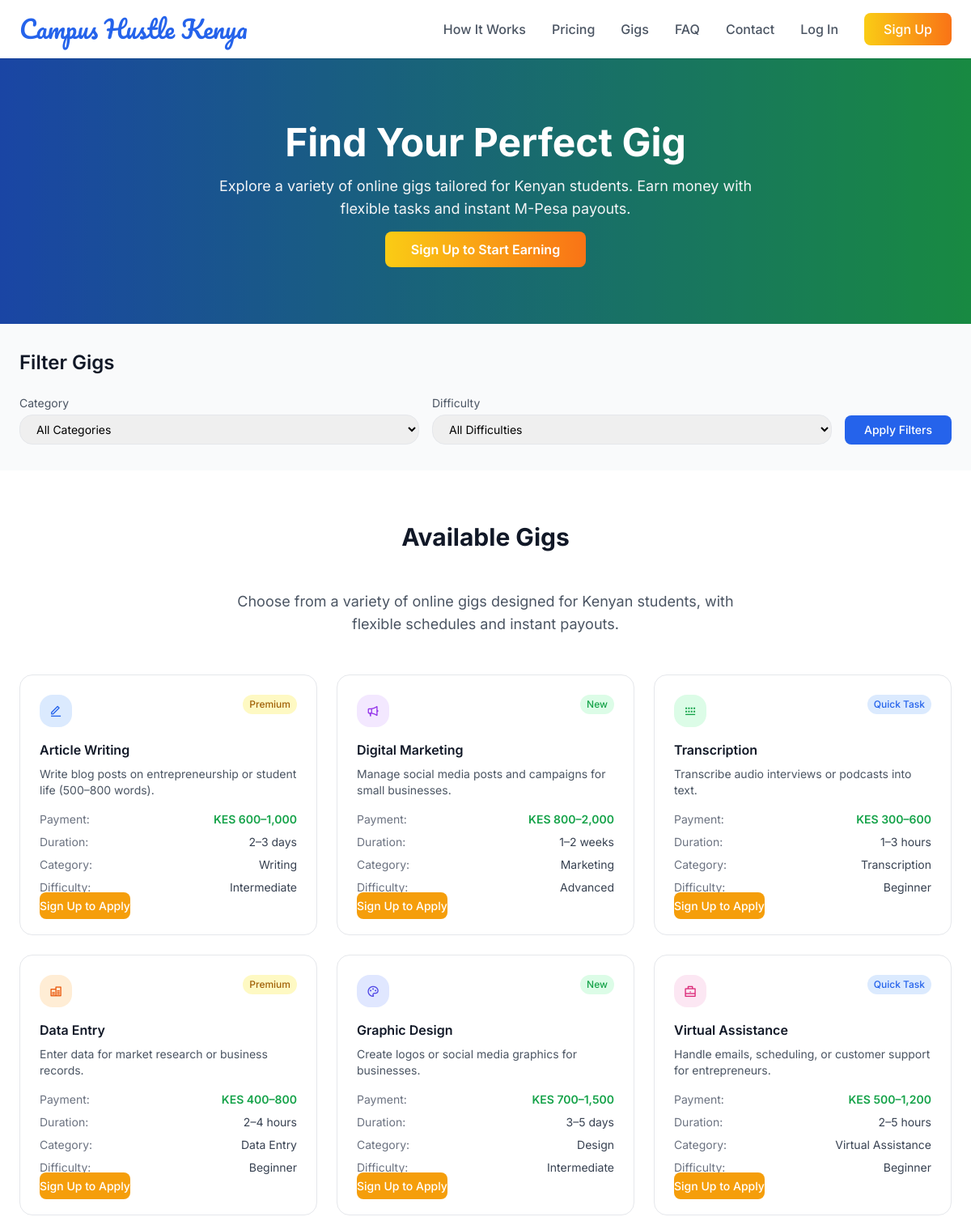
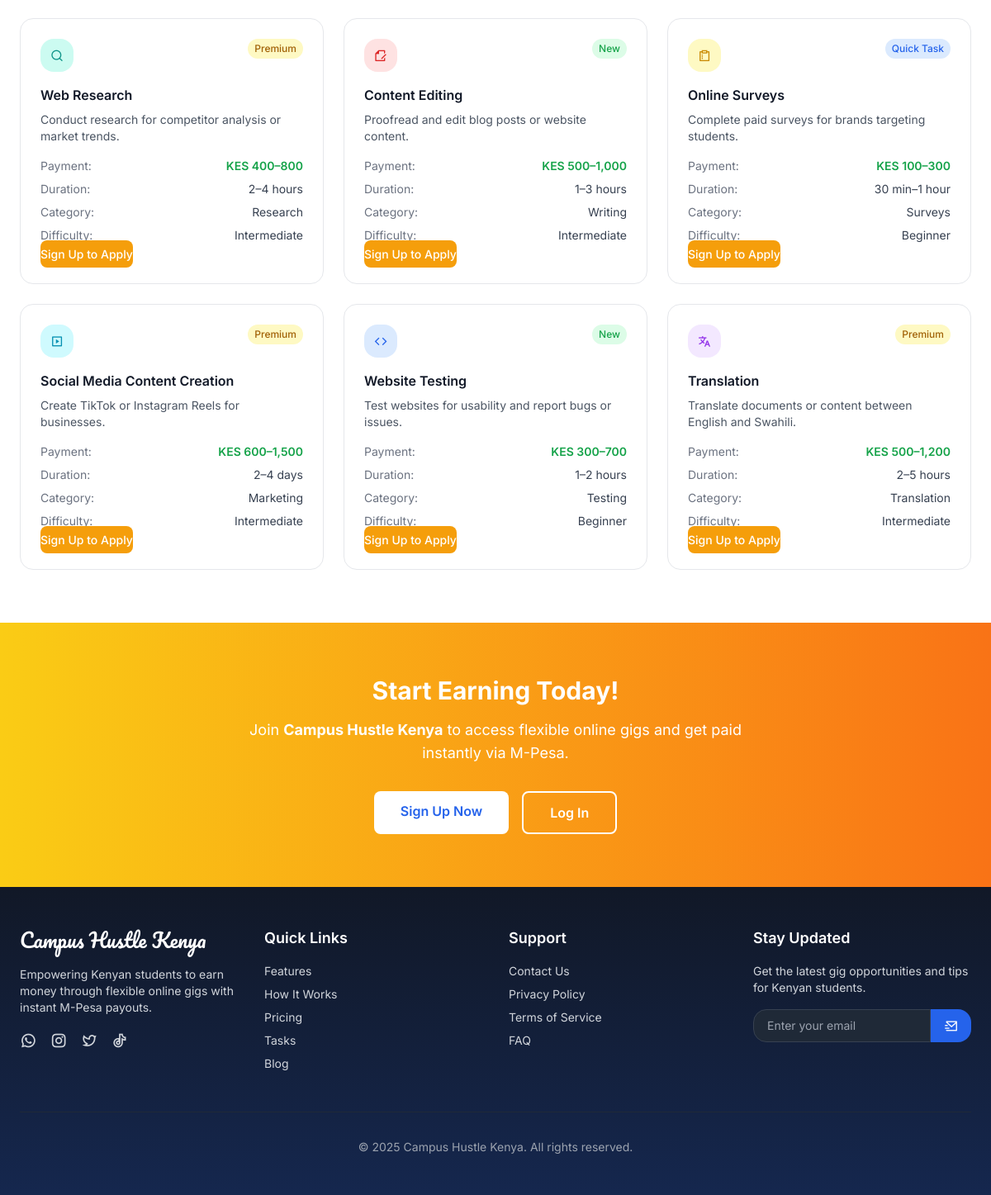
The page /gigs.php on the database its author committed (2 pictures, top to bottom).
### tables this page shows
CREATE TABLE gigs (
    id INT AUTO_INCREMENT PRIMARY KEY,
    title VARCHAR(100) NOT NULL,
    icon VARCHAR(50) NOT NULL,
    icon_bg VARCHAR(50) NOT NULL,
    icon_color VARCHAR(50) NOT NULL,
    description TEXT NOT NULL,
    payment VARCHAR(50) NOT NULL,
    duration VARCHAR(50) NOT NULL,
    badge VARCHAR(50) NOT NULL,
    badge_bg VARCHAR(50) NOT NULL,
    badge_text VARCHAR(50) NOT NULL,
    category VARCHAR(50) NOT NULL,
    difficulty VARCHAR(50) NOT NULL
);

### gigs.php (the view, shortened to what this page needs)
<?php
require_once 'config.php';
$query = "SELECT title, icon, icon_bg, icon_color, description, payment, duration, badge, badge_bg, badge_text, category, difficulty FROM gigs";
$stmt = $conn->prepare($query);
$stmt->execute();
$gigs_result = $stmt->get_result();
$gigs = $gigs_result->fetch_all(MYSQLI_ASSOC);
?>
<?php include 'header.php'; ?>
<section class="relative bg-gradient-to-r from-blue-600 to-green-500 py-20 overflow-hidden">
    <div class="absolute inset-0 bg-black opacity-30 z-0"></div>
    <div class="max-w-7xl mx-auto px-6 relative z-10">
        <div class="text-center">
            <h1 class="text-4xl md:text-5xl font-bold text-white mb-4 leading-tight animate-fade-in">
                Find Your Perfect Gig
            </h1>
            <p class="text-lg text-gray-100 mb-6 max-w-2xl mx-auto">
                Explore a variety of online gigs tailored for Kenyan students. Earn money with flexible tasks and instant M-Pesa payouts.
            </p>
            <?php if (isset($_SESSION['user_id'])): ?>
                <a href="#gigs" class="bg-gradient-to-r from-yellow-400 to-orange-500 text-white px-8 py-3 rounded-button font-semibold text-base hover:shadow-lg transition-all">
                    Browse Gigs
                </a>
            <?php else: ?>
                <a href="register.php" class="bg-gradient-to-r from-yellow-400 to-orange-500 text-white px-8 py-3 rounded-button font-semibold text-base hover:shadow-lg transition-all">
                    Sign Up to Start Earning
                </a>
            <?php endif; ?>
        </div>
    </div>
</section>
<section id="filters" class="py-8 bg-gray-50">
    <div class="max-w-7xl mx-auto px-6">
        <h2 class="text-2xl font-semibold text-gray-900 mb-6">Filter Gigs</h2>
        <form method="GET" action="gigs.php" class="flex flex-col sm:flex-row sm:space-x-4 space-y-4 sm:space-y-0">
            <div class="flex-1">
                <label class="block text-sm text-gray-600 mb-1">Category</label>
                <select name="category" class="w-full px-4 py-2 border border-gray-200 rounded-lg text-sm focus:outline-none focus:ring-2 focus:ring-primary">
                    <option value="">All Categories</option>
                </select>
            </div>
            <div class="flex-1">
                <label class="block text-sm text-gray-600 mb-1">Difficulty</label>
                <select name="difficulty" class="w-full px-4 py-2 border border-gray-200 rounded-lg text-sm focus:outline-none focus:ring-2 focus:ring-primary">
                    <option value="">All Difficulties</option>
                </select>
            </div>
            <div class="flex items-end">
                <button type="submit" class="bg-primary text-white px-6 py-2 rounded-button font-medium text-sm hover:bg-blue-700 transition-colors">
                    Apply Filters
                </button>
            </div>
        </form>
    </div>
</section>
<section id="gigs" class="py-16 bg-white">
    <div class="max-w-7xl mx-auto px-6">
        <h2 class="text-3xl font-bold text-gray-900 text-center mb-12">Available Gigs</h2>
        <p class="text-lg text-gray-600 text-center mb-12 max-w-2xl mx-auto">Choose from a variety of online gigs designed for Kenyan students, with flexible schedules and instant payouts.</p>
        <?php if (empty($gigs)): ?>
            <p class="text-center text-gray-600">No gigs found matching your criteria. Try adjusting the filters.</p>
        <?php else: ?>
            <div class="grid grid-cols-1 sm:grid-cols-2 lg:grid-cols-3 xl:grid-cols-4 gap-6">
                <?php foreach ($gigs as $gig): ?>
                    <div class="bg-white border border-gray-200 rounded-lg p-6 hover:shadow-md transition-shadow">
                        <div class="flex items-start justify-between mb-4">
                            <div class="w-10 h-10 <?php echo htmlspecialchars($gig['icon_bg']); ?> rounded-lg flex items-center justify-center">
                                <i class="<?php echo htmlspecialchars($gig['icon']); ?> <?php echo htmlspecialchars($gig['icon_color']); ?>"></i>
                            </div>
                            <span class="<?php echo htmlspecialchars($gig['badge_bg']); ?> <?php echo htmlspecialchars($gig['badge_text']); ?> text-xs px-2 py-1 rounded-full font-medium"><?php echo htmlspecialchars($gig['badge']); ?></span>
                        </div>
                        <h4 class="font-semibold text-gray-900 mb-2"><?php echo htmlspecialchars($gig['title']); ?></h4>
                        <p class="text-sm text-gray-600 mb-4"><?php echo htmlspecialchars($gig['description']); ?></p>
                        <div class="space-y-2 text-sm">
                            <div class="flex items-center justify-between">
                                <span class="text-gray-500">Payment:</span>
                                <span class="font-semibold text-secondary"><?php echo htmlspecialchars($gig['payment']); ?></span>
                            </div>
                            <div class="flex items-center justify-between">
                                <span class="text-gray-500">Duration:</span>
                                <span class="text-gray-700"><?php echo htmlspecialchars($gig['duration']); ?></span>
                            </div>
                            <div class="flex items-center justify-between">
                                <span class="text-gray-500">Category:</span>
                                <span class="text-gray-700"><?php echo htmlspecialchars($gig['category']); ?></span>
                            </div>
                            <div class="flex items-center justify-between">
                                <span class="text-gray-500">Difficulty:</span>
                                <span class="text-gray-700"><?php echo htmlspecialchars($gig['difficulty']); ?></span>
                            </div>
                        </div>
                        <?php if (isset($_SESSION['user_id'])): ?>
                            <button class="w-full bg-primary text-white py-2 rounded-button font-medium text-sm hover:bg-blue-700 transition-colors mt-4">
                                Apply Now
                            </button>
                        <?php else: ?>
                            <a href="register.php" class="w-full bg-accent text-white py-2 rounded-button font-medium text-sm hover:bg-orange-600 transition-colors mt-4 text-center">
                                Sign Up to Apply
                            </a>
                        <?php endif; ?>
                    </div>
                <?php endforeach; ?>
            </div>
        <?php endif; ?>
    </div>
</section>
<section class="py-16 bg-gradient-to-r from-yellow-400 to-orange-500">
    <div class="max-w-7xl mx-auto px-6 text-center">
        <h2 class="text-3xl font-bold text-white mb-4">Start Earning Today!</h2>
        <p class="text-lg text-white mb-8 max-w-2xl mx-auto">Join <strong>Campus Hustle Kenya</strong> to access flexible online gigs and get paid instantly via M-Pesa.</p>
        <?php if (isset($_SESSION['user_id'])): ?>
            <a href="#gigs" class="bg-white text-primary px-8 py-3 rounded-button font-semibold text-base hover:bg-gray-100 transition-colors">
                Explore More Gigs
            </a>
        <?php else: ?>
            <div class="flex justify-center space-x-4">
                <a href="register.php" class="bg-white text-primary px-8 py-3 rounded-button font-semibold text-base hover:bg-gray-100 transition-colors">
                    Sign Up Now
                </a>
                <a href="login.php" class="bg-transparent border-2 border-white text-white px-8 py-3 rounded-button font-semibold text-base hover:bg-white hover:text-primary transition-all">
                    Log In
                </a>
            </div>
        <?php endif; ?>
    </div>
</section>
<?php include 'footer.php'; ?>

### header.php (shortened to what this page needs)
<!DOCTYPE html>
<html lang="en">
<head>
    <script src="https://cdn.tailwindcss.com/3.4.16"></script>
    <link rel="stylesheet" href="https://cdnjs.cloudflare.com/ajax/libs/remixicon/4.6.0/remixicon.min.css">
    <link rel="stylesheet" href="style.css">
</head>
<body class="bg-slate-50 font-['Inter'] min-h-screen">
    <header class="bg-white shadow-sm sticky top-0 z-50 backdrop-blur-lg bg-opacity-90">
        <div class="max-w-7xl mx-auto px-6 py-4">
            <div class="flex items-center justify-between">
                <div class="flex items-center">
                    <a href="index.php" class="flex items-center space-x-2 transition-transform duration-200 hover:scale-105">
                        <h1 class="font-['Pacifico'] text-3xl text-primary">Campus Hustle Kenya</h1>
                    </a>
                </div>
                <nav class="hidden md:flex items-center space-x-8" aria-label="Main navigation">
                    <a href="how_it_works.php" class="text-gray-600 hover:text-primary font-medium text-base transition-colors duration-200">How It Works</a>
                    <a href="pricing.php" class="text-gray-600 hover:text-primary font-medium text-base transition-colors duration-200">Pricing</a>
                    <a href="gigs.php" class="text-gray-600 hover:text-primary font-medium text-base transition-colors duration-200">Gigs</a>
                    <a href="faq.php" class="text-gray-600 hover:text-primary font-medium text-base transition-colors duration-200">FAQ</a>
                    <a href="contact.php" class="text-gray-600 hover:text-primary font-medium text-base transition-colors duration-200">Contact</a>
                    <?php if (isset($_SESSION['user_id'])): ?>
                        <a href="dashboard.php" class="text-gray-600 hover:text-primary font-medium text-base transition-colors duration-200">Dashboard</a>
                        <a href="logout.php" class="text-gray-600 hover:text-primary font-medium text-base transition-colors duration-200">Log Out</a>
                    <?php else: ?>
                        <a href="login.php" class="text-gray-600 hover:text-primary font-medium text-base transition-colors duration-200">Log In</a>
                        <a href="register.php" class="bg-gradient-to-r from-yellow-400 to-orange-500 text-white px-6 py-2 rounded-button font-medium text-base hover:shadow-lg transition-all duration-200">
                            Sign Up
                        </a>
                    <?php endif; ?>
                </nav>
            </div>
        </div>
    </header>

### footer.php (shortened to what this page needs)
<footer class="bg-gray-900 py-12 relative overflow-hidden">
    <div class="absolute inset-0 bg-gradient-to-t from-blue-600/20 to-transparent z-0"></div>
    <div class="max-w-7xl mx-auto px-6 relative z-10">
        <div class="grid grid-cols-1 md:grid-cols-4 gap-8">
            <div>
                <h3 class="font-['Pacifico'] text-2xl text-white mb-4">Campus Hustle Kenya</h3>
                <p class="text-gray-300 text-sm mb-4">Empowering Kenyan students to earn money through flexible online gigs with instant M-Pesa payouts.</p>
                <div class="flex space-x-4">
                    <a href="https://wa.me/+254700123456" class="text-gray-300 hover:text-white transition-colors" aria-label="WhatsApp">
                        <i class="ri-whatsapp-line text-xl"></i>
                    </a>
                    <a href="https://instagram.com/campushustleke" class="text-gray-300 hover:text-white transition-colors" aria-label="Instagram">
                        <i class="ri-instagram-line text-xl"></i>
                    </a>
                    <a href="https://twitter.com/campushustleke" class="text-gray-300 hover:text-white transition-colors" aria-label="Twitter">
                        <i class="ri-twitter-line text-xl"></i>
                    </a>
                    <a href="https://tiktok.com/@campushustleke" class="text-gray-300 hover:text-white transition-colors" aria-label="TikTok">
                        <i class="ri-tiktok-line text-xl"></i>
                    </a>
                </div>
            </div>
            <div>
                <h3 class="text-lg font-semibold text-white mb-4">Quick Links</h3>
                <ul class="text-gray-300 text-sm space-y-2">
                    <li><a href="#features" class="hover:text-blue-400 transition-colors">Features</a></li>
                    <li><a href="#how-it-works" class="hover:text-blue-400 transition-colors">How It Works</a></li>
                    <li><a href="#pricing" class="hover:text-blue-400 transition-colors">Pricing</a></li>
                    <li><a href="#tasks" class="hover:text-blue-400 transition-colors">Tasks</a></li>
                    <li><a href="#blog" class="hover:text-blue-400 transition-colors">Blog</a></li>
                </ul>
            </div>
            <div>
                <h3 class="text-lg font-semibold text-white mb-4">Support</h3>
                <ul class="text-gray-300 text-sm space-y-2">
                    <li><a href="mailto:support@campushustle.co.ke" class="hover:text-blue-400 transition-colors">Contact Us</a></li>
                    <li><a href="/privacy" class="hover:text-blue-400 transition-colors">Privacy Policy</a></li>
                    <li><a href="/terms" class="hover:text-blue-400 transition-colors">Terms of Service</a></li>
                    <li><a href="/faq" class="hover:text-blue-400 transition-colors">FAQ</a></li>
                </ul>
            </div>
            <div>
                <h3 class="text-lg font-semibold text-white mb-4">Stay Updated</h3>
                <p class="text-gray-300 text-sm mb-4">Get the latest gig opportunities and tips for Kenyan students.</p>
                <div class="flex">
                    <input
                        type="email"
                        placeholder="Enter your email"
                        class="w-full px-4 py-2 rounded-l-lg text-sm bg-gray-800 border border-gray-700 text-gray-300 focus:outline-none focus:ring-2 focus:ring-blue-600"
                        aria-label="Newsletter email"
                    >
                    <button class="bg-blue-600 text-white px-4 py-2 rounded-r-lg hover:bg-blue-700 transition-colors">
                        <i class="ri-mail-send-line"></i>
                    </button>
                </div>
            </div>
        </div>
        <div class="mt-12 pt-8 border-t border-gray-800 text-center">
            <p class="text-gray-400 text-sm">&copy; 2025 Campus Hustle Kenya. All rights reserved.</p>
        </div>
    </div>
</footer>
</body>
</html>

### style.css (style rules this page uses)
.animate-fade-in { animation: fade-in 1s ease-out forwards; }

### rows shown on the page
gigs: badge "Premium", title "Article Writing", description "Write blog posts on entrepreneurship or student life (500–800 words).", payment "KES 600–1,000", duration "2–3 days", category "Writing", difficulty "Intermediate"
gigs: badge "New", title "Digital Marketing", description "Manage social media posts and campaigns for small businesses.", payment "KES 800–2,000", duration "1–2 weeks", category "Marketing", difficulty "Advanced"
gigs: badge "Quick Task", title "Transcription", description "Transcribe audio interviews or podcasts into text.", payment "KES 300–600", duration "1–3 hours", category "Transcription", difficulty "Beginner"
gigs: badge "Premium", title "Data Entry", description "Enter data for market research or business records.", payment "KES 400–800", duration "2–4 hours", category "Data Entry", difficulty "Beginner"
gigs: badge "New", title "Graphic Design", description "Create logos or social media graphics for businesses.", payment "KES 700–1,500", duration "3–5 days", category "Design", difficulty "Intermediate"
gigs: badge "Quick Task", title "Virtual Assistance", description "Handle emails, scheduling, or customer support for entrepreneurs.", payment "KES 500–1,200", duration "2–5 hours", category "Virtual Assistance", difficulty "Beginner"
gigs: badge "Premium", title "Web Research", description "Conduct research for competitor analysis or market trends.", payment "KES 400–800", duration "2–4 hours", category "Research", difficulty "Intermediate"
gigs: badge "New", title "Content Editing", description "Proofread and edit blog posts or website content.", payment "KES 500–1,000", duration "1–3 hours", category "Writing", difficulty "Intermediate"
gigs: badge "Quick Task", title "Online Surveys", description "Complete paid surveys for brands targeting students.", payment "KES 100–300", duration "30 min–1 hour", category "Surveys", difficulty "Beginner"
gigs: badge "Premium", title "Social Media Content Creation", description "Create TikTok or Instagram Reels for businesses.", payment "KES 600–1,500", duration "2–4 days", category "Marketing", difficulty "Intermediate"
gigs: badge "New", title "Website Testing", description "Test websites for usability and report bugs or issues.", payment "KES 300–700", duration "1–2 hours", category "Testing", difficulty "Beginner"
gigs: badge "Premium", title "Translation", description "Translate documents or content between English and Swahili.", payment "KES 500–1,200", duration "2–5 hours", category "Translation", difficulty "Intermediate"
